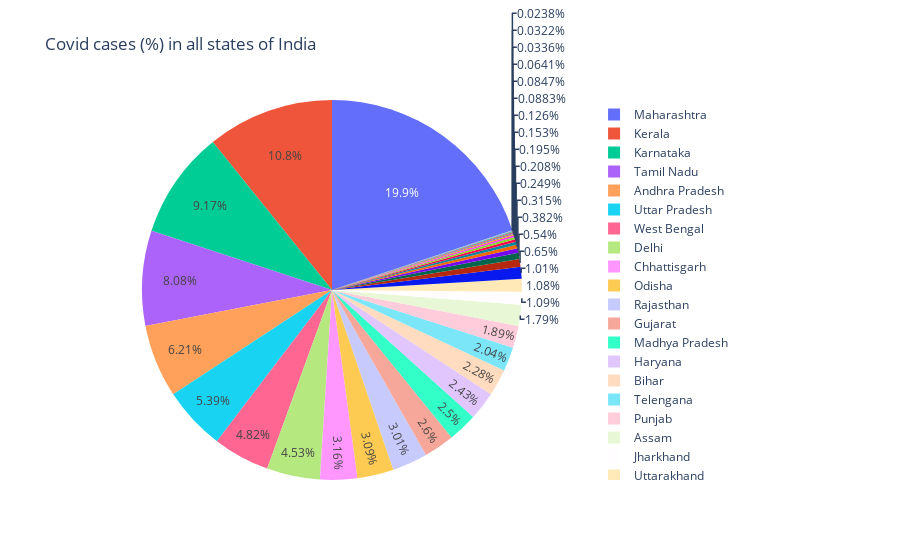

Notebook code cell kept with this figure:
### Code cell
fig = px.pie(df, values='Total Cases', names=df['State/UTs'], title='Covid cases (%) in all states of India')
fig.show()

### Figure 1 — Plotly figure (JSON) as saved in the notebook; plotly's stock layout.template omitted (floating-point values rounded to 4 significant figures)
{"data": [{"domain": {"x": [0, 1], "y": [0, 1]}, "hovertemplate": "State/UTs=%{label}<br>Total Cases=%{value}<extra></extra>", "labels": ["Andaman and Nicobar", "Andhra Pradesh", "Arunachal Pradesh", "Assam", "Bihar", "Chandigarh", "Chhattisgarh", "Dadra and Nagar Haveli and Daman and Diu", "Delhi", "Goa", "Gujarat", "Haryana", "Himachal Pradesh", "Jammu and Kashmir", "Jharkhand", "Karnataka", "Kerala", "Ladakh", "Lakshadweep", "Madhya Pradesh", "Maharashtra", "Manipur", "Meghalaya", "Mizoram", "Nagaland", "Odisha", "Puducherry", "Punjab", "Rajasthan", "Sikkim", "Tamil Nadu", "Telengana", "Tripura", "Uttar Pradesh", "Uttarakhand", "West Bengal"], "legendgroup": "", "name": "", "showlegend": true, "type": "pie", "values": [7539, 1970008, 48565, 568257, 724917, 61960, 1002458, 10650, 1436401, 171295, 824922, 769956, 206369, 321725, 347223, 2908284, 3425473, 20345, 10207, 791862, 6315063, 99872, 65939, 40111, 28004, 979737, 121059, 599162, 953704, 26880, 2563544, 645997, 79026, 1708500, 342198, 1529295]}], "layout": {"legend": {"tracegroupgap": 0}, "title": {"text": "Covid cases (%) in all states of India"}}}
